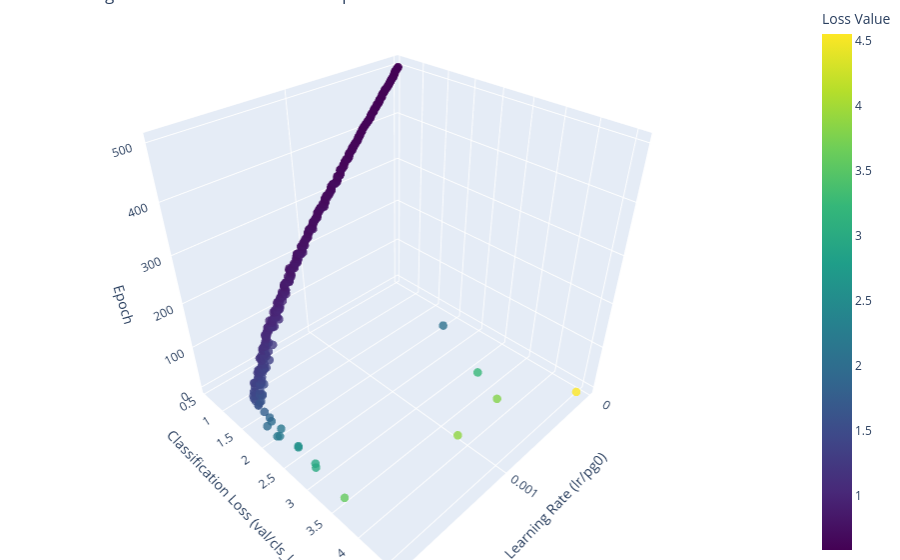

Source (notebook cell):
### Code cell
graph_LrLoss_3D(df)

### Figure 1 — Plotly figure (JSON) as saved in the notebook; plotly's stock layout.template omitted (floating-point values rounded to 4 significant figures; data arrays with more than 128 entries replaced by an {"elided": "..."} marker saying what was removed)
{"data": [{"marker": {"color": {"elided": "500 float values"}, "colorbar": {"title": {"text": "Loss Value"}}, "colorscale": [[0, "#440154"], [0.1111, "#482878"], [0.2222, "#3e4989"], [0.3333, "#31688e"], [0.4444, "#26828e"], [0.5556, "#1f9e89"], [0.6667, "#35b779"], [0.7778, "#6ece58"], [0.8889, "#b5de2b"], [1, "#fde725"]], "opacity": 0.8, "size": 5}, "mode": "markers", "type": "scatter3d", "x": {"elided": "500 float values"}, "y": {"elided": "500 float values"}, "z": {"elided": "500 int values"}}], "layout": {"margin": {"b": 0, "l": 0, "r": 0, "t": 0}, "scene": {"xaxis": {"title": {"text": "Learning Rate (lr/pg0)"}}, "yaxis": {"title": {"text": "Classification Loss (val/cls_loss)"}}, "zaxis": {"title": {"text": "Epoch"}}}, "title": {"text": "Learning Rate vs. Validation Loss vs. Epoch"}}}
